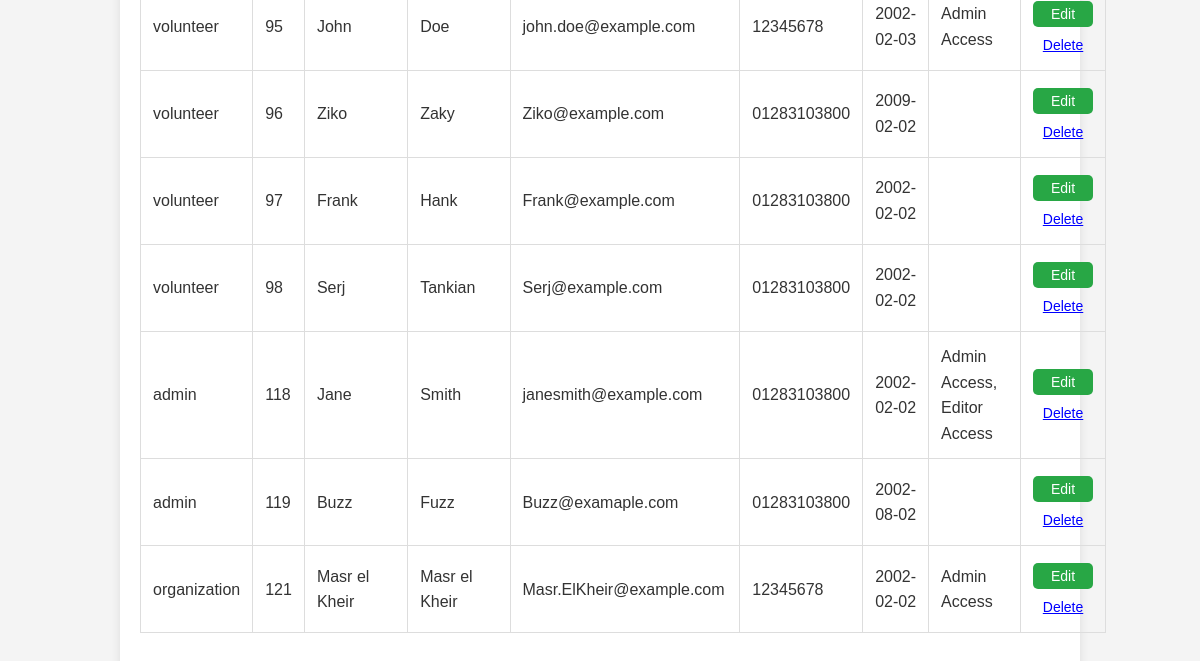
Before: /Views/AdminControlPanel.php (lower part) with the older database file.
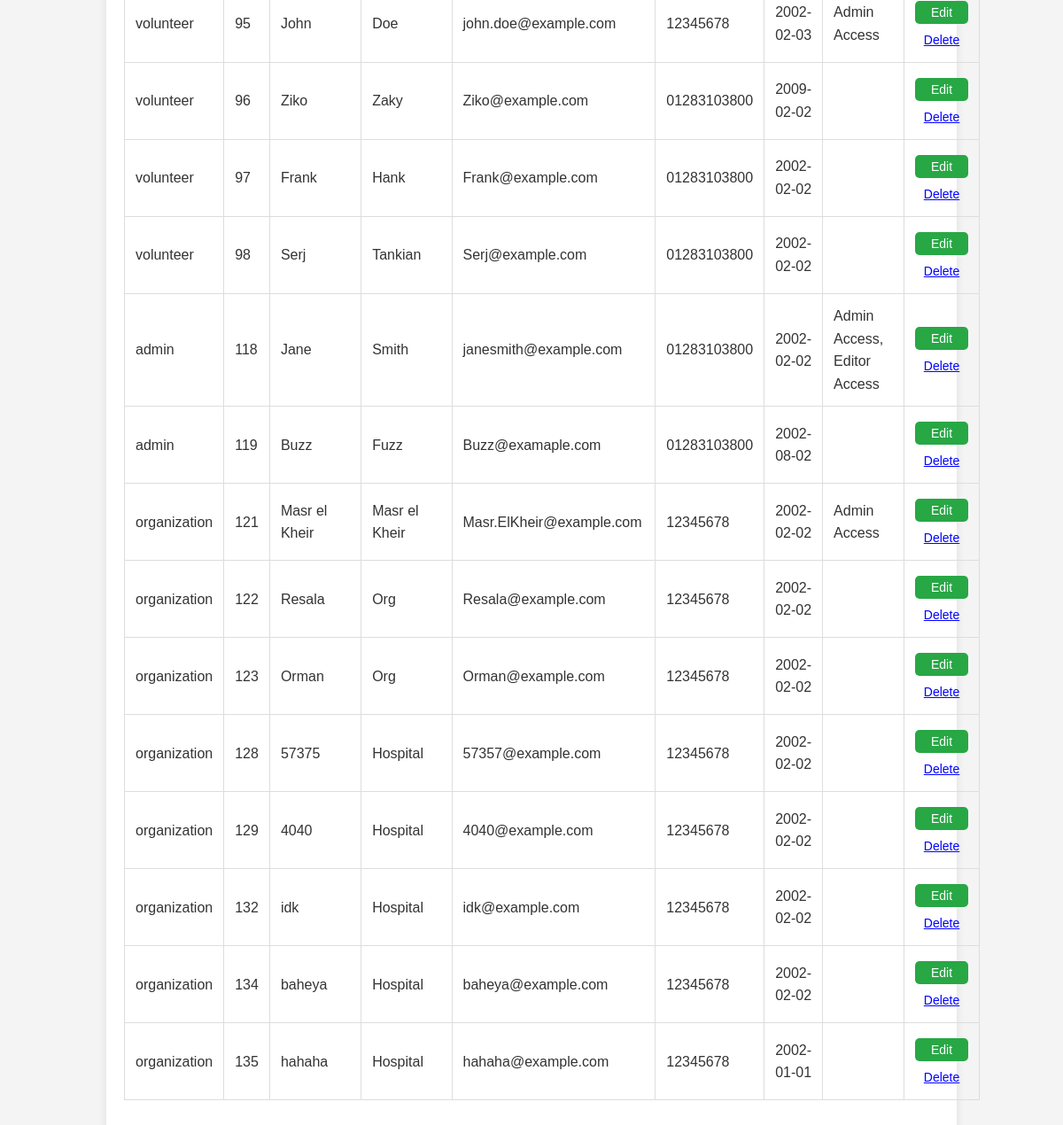
After: the same page with the newer database file.
### tables this page shows
CREATE TABLE `user` (
  `UserID` int NOT NULL AUTO_INCREMENT,
  `FirstName` varchar(50) NOT NULL,
  `LastName` varchar(50) NOT NULL,
  `Email` varchar(100) NOT NULL,
  `PhoneNumber` varchar(15) DEFAULT NULL,
  `DateOfBirth` date DEFAULT NULL,
  `USER_NAME` varchar(50) NOT NULL,
  `PASSWORD_HASH` varchar(100) NOT NULL,
  `LAST_LOGIN` date DEFAULT NULL,
  `ACCOUNT_CREATION_DATE` date DEFAULT NULL,
  `UserTypeID` int DEFAULT NULL,
  PRIMARY KEY (`UserID`),
  UNIQUE KEY `Email` (`Email`),
  KEY `UserTypeID` (`UserTypeID`),
  CONSTRAINT `user_ibfk_1` FOREIGN KEY (`UserTypeID`) REFERENCES `usertype` (`UserTypeID`)
);

CREATE TABLE `usertype` (
  `UserTypeID` int NOT NULL AUTO_INCREMENT,
  `UserType` varchar(50) NOT NULL,
  PRIMARY KEY (`UserTypeID`)
);

CREATE TABLE `privilege` (
  `PrivilegeID` int NOT NULL AUTO_INCREMENT,
  `PrivilegeName` varchar(50) NOT NULL,
  `Description` varchar(255) NOT NULL,
  `AccessLevel` int NOT NULL,
  PRIMARY KEY (`PrivilegeID`)
);

### Models/UserModel.php (called while the page is built, shortened)
<?php
require_once 'Database.php';
class User {
    private $conn;
    public $UserID;
    public function __construct($id = null) {
        $this->conn = Database::getInstance()->getConnection();
    }
    public static function get_all_users(){
        $query = "SELECT * FROM User";
        $conn = Database::getInstance()->getConnection();
        $stmt = $conn->prepare($query);
        $stmt->execute();
        $result = $stmt->get_result();
        $users = [];
        while ($row = $result->fetch_assoc()) {
            $user = new self();
            foreach ($row as $key => $value) {
                if (property_exists($user, $key)) {
                    $user->$key = $value;
                }
            }
            $user->UserType = $user->getUserType();
            $user->Privileges = $user->getPrivileges();
            $user->Locations = $user->getLocations($user->UserID);
            $users[] = $user;
        }
        return $users;
    }
    public function getUserType() {
        $query = "SELECT UserTypeID FROM User WHERE UserID = ?";
        $stmt = $this->conn->prepare($query);
        $stmt->bind_param("i", $this->UserID);
        $stmt->execute();
        $result = $stmt->get_result();
        if ($row = $result->fetch_assoc()) {
            $UserTypeID = $row['UserTypeID'];
            $query = "SELECT UserType FROM UserType WHERE UserTypeID = ?";
            $stmt = $this->conn->prepare($query);
            $stmt->bind_param("i", $UserTypeID);
            $stmt->execute();
            $result = $stmt->get_result();
            if ($row = $result->fetch_assoc()) {
                return $row['UserType'];
            }
        }
        return null;
    }
    public function getPrivileges() {
        $query = "SELECT p.* FROM Privilege p
                  JOIN User_Privilege up ON p.PrivilegeID = up.USER_PrivilegeID
                  WHERE up.User_ID = ?";
        $stmt = $this->conn->prepare($query);
        $stmt->bind_param("i", $this->UserID);
        $stmt->execute();
        $result = $stmt->get_result();
        $privileges = [];
        while ($row = $result->fetch_assoc()) {
            $privilege = new Privilege();
            $privilege->PrivilegeID = $row['PrivilegeID'];
            $privilege->PrivilegeName = $row['PrivilegeName'];
            $privilege->Description = $row['Description'];
            $privilege->AccessLevel = $row['AccessLevel'];
            $privileges[] = $privilege;
        }
        return $privileges;
    }
    public static function getLocationIds($UserId) {
        $query = "SELECT a.* FROM Location a
                  JOIN User_Address ua ON a.AddressID = ua.AddressID
                  WHERE ua.UserID = ?";
        $conn = Database::getInstance()->getConnection();
        $stmt = $conn->prepare($query);
        $stmt->bind_param("i", $UserId);
        $stmt->execute();
        $result = $stmt->get_result();
        $locationIds = [];
        while ($row = $result->fetch_assoc()) {
            $locationIds[] = $row['AddressID'];
        }
        return $locationIds;
    }
    public function getLocations($useriD) {
        $locationDictionary = [];
        $locationIds = $this->getLocationIds($useriD);
        for ($i = 0; $i < count($locationIds); $i++) {
            $locationName = Location::getLocationNameById($locationIds[$i]);
            $cityName = Location::getParentFromChild($locationName);
            $countryName = Location::getParentFromChild($cityName);
            $location = [
                "ID" => $locationIds[$i],
                "Area" => $locationName,
                "City" => $cityName,
                "Country" => $countryName
            ];
            $locationDictionary[] = $location;
        }
        return $locationDictionary;
    }
}
?>

### Controllers/UserController.php (called while the page is built, shortened)
<?php
require_once '../Models/UserModel.php';
class UserController {
    public function getAllUsers() {
        return User::get_all_users();
    }
}
?>

### Models/Database.php (called while the page is built, shortened)
<?php
class Database {
    protected $conn;
    private static $instance;
    public function __construct() {
        $this->conn = new mysqli('localhost', 'root', 'Deda2782002!', 'VolunteerManagementSystem');
    }
    public static function getInstance() {
        if (!self::$instance) {
            self::$instance = new Database();
        }
        return self::$instance;
    }
    public function getConnection() {
        return $this->conn;
    }
}
?>

### Views/AdminControlPanel.php (the view, shortened to what this page needs)
<?php
require_once '../Controllers/userController.php';
$controller = new UserController();
$users = $controller->getAllUsers();
?>
<!DOCTYPE html>
<html lang="en">
<head>
    <link rel="stylesheet" href="./Style/style_control_panel.css">
</head>
<body>
    <div class="container">
        <table class="crud-table">
            <tbody>
    <?php foreach ($users as $user): ?>
        <tr data-id="<?= $user->UserID; ?>">
        <td class="UserType"><?= $user->UserType; ?></td>
        <td class="userId"><?= $user->UserID; ?></td>
        <td class= "firstName"><?= $user->FirstName; ?></td>
        <td class="lastName"><?= $user->LastName; ?></td>
        <td class="email"><?= $user->Email; ?></td>
        <td class="phone"><?= $user->PhoneNumber; ?></td>
        <td class="dob"><?= $user->DateOfBirth; ?></td>
        <td class="privilege">
            <?= implode(', ', array_map(fn($privilege) => $privilege->PrivilegeName, $user->getPrivileges())); ?>
        </td>
        <td>
            <button type="button" onclick="openModal(<?= $user->UserID; ?>, '<?= $user->FirstName; ?>', '<?= $user->LastName; ?>', '<?= $user->Email; ?>', '<?= $user->PhoneNumber; ?>', '<?= $user->DateOfBirth; ?>', '<?= $user->USER_NAME; ?>', '<?= $user->PASSWORD_HASH; ?>','<?= implode(', ', array_map(fn($privilege) => $privilege->PrivilegeName, $user->getPrivileges()));  ?>' ,'<?= $user->UserType; ?>' )">Edit</button>
            <form method="POST" action="AdminControlPanel.php" onsubmit="return confirm('Are you sure you want to delete this user?');" style="display:inline;">
    <button type="submit" style="background:none; border:none; color:blue; cursor:pointer; text-decoration:underline;">Delete</button>
</form>
        </td>
    </tr>
    <?php endforeach; ?>
</tbody>
        </table>
    </div>
</body>
</html>

### Views/Style/style_control_panel.css (style rules this page uses)
* { margin: 0; padding: 0; box-sizing: border-box; }
body { font-family: Arial, sans-serif; background-color: #f4f4f4; color: #333; line-height: 1.6; }
.container { width: 80%; margin: 20px auto; justify-content: center; padding: 20px; background-color: #fff; border-radius: 8px; box-shadow: 0 0 10px rgba(0, 0, 0, 0.1); }
form { margin-top: 20px; }
input[type="submit"], button { width: 100%; padding: 10px; background-color: #007BFF; color: white; border: none; border-radius: 5px; cursor: pointer; font-size: 16px; transition: background-color 0.3s ease; }
table { width: 100%; border-collapse: collapse; margin-top: 30px; margin-bottom: 30px; }
table, th, td { border: 1px solid #ddd; }
th, td { padding: 12px; text-align: left; }
button { margin-top: 5px; padding: 5px 10px; background-color: #28a745; font-size: 14px; cursor: pointer; border-radius: 5px; border: none; }

Changed rows visible on the page:
added user: UserTypeID.UserType "organization", UserID "122", FirstName "Resala", LastName "Org", Email "Resala@example.com", PhoneNumber "12345678", DateOfBirth "2002-02-02"
added user: UserTypeID.UserType "organization", UserID "123", FirstName "Orman", LastName "Org", Email "Orman@example.com", PhoneNumber "12345678", DateOfBirth "2002-02-02"
added user: UserTypeID.UserType "organization", UserID "128", FirstName "57375", LastName "Hospital", Email "57357@example.com", PhoneNumber "12345678", DateOfBirth "2002-02-02"
added user: UserTypeID.UserType "organization", UserID "129", FirstName "4040", LastName "Hospital", Email "4040@example.com", PhoneNumber "12345678", DateOfBirth "2002-02-02"
added user: UserTypeID.UserType "organization", UserID "132", FirstName "idk", LastName "Hospital", Email "idk@example.com", PhoneNumber "12345678", DateOfBirth "2002-02-02"
added user: UserTypeID.UserType "organization", UserID "134", FirstName "baheya", LastName "Hospital", Email "baheya@example.com", PhoneNumber "12345678", DateOfBirth "2002-02-02"
added user: UserTypeID.UserType "organization", UserID "135", FirstName "hahaha", LastName "Hospital", Email "hahaha@example.com", PhoneNumber "12345678", DateOfBirth "2002-01-01"
